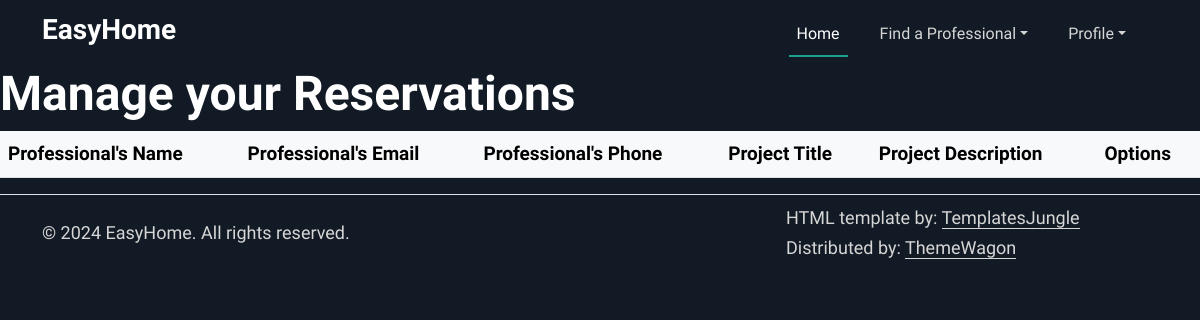
Page /manageReservations (signed in) on the earlier database version.
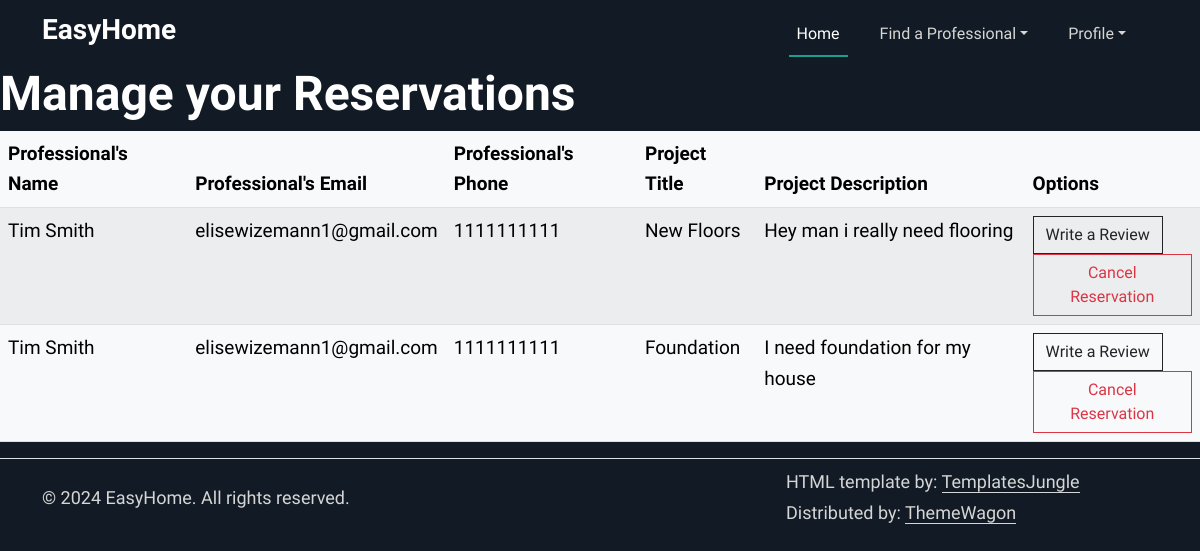
Same page on the later database version.
### tables this page shows
CREATE TABLE workDetails (
        id INTEGER PRIMARY KEY AUTOINCREMENT,
        work_name VARCHAR2(50),
        work_description VARCHAR2(100),
        user_id INTEGER NOT NULL,
        professional_id INTEGER NOT NULL,
        FOREIGN KEY (user_id) REFERENCES users(id),
        FOREIGN KEY (professional_id) REFERENCES professionals(id)
    );

CREATE TABLE users (
                id INTEGER PRIMARY KEY AUTOINCREMENT,
                first_name VARCHAR2(25) NOT NULL,
                middle_name VARCHAR2(15),
                last_name VARCHAR2(25) NOT NULL,
                gender CHAR(1) CHECK (gender IN ('M','F','O')) NOT NULL,
                phone_number VARCHAR2(12) NOT NULL,
                email VARCHAR2(50) NOT NULL,
                password VARCHAR2(50) NOT NULL,
                street_number VARCHAR2(10),
                street_name VARCHAR2(35),
                town VARCHAR2(30),
                state CHAR(2),
                zip_code NUMBER(5),
                user_type VARCHAR2(20) CHECK (user_type IN ('customer','professional')) DEFAULT 'customer'
            );

### app.py (the view)
@app.route("/manageReservations")
@login_required
def manageReservations():
    reserved = get_work_details_by_user(current_user.id)
    print(reserved)
    return render_template("manageReservations.html", reservations = reserved)

### app.py (called while the page is built)
@login_manager.user_loader
def load_user(user_id):
    try:
        conn = sqlite3.connect('database.db')
        conn.row_factory = sqlite3.Row
        c = conn.cursor()
        c.execute("SELECT * FROM users WHERE id = ?", (user_id,))
        user_row = c.fetchone()
        return User(user_row) if user_row else None
    except sqlite3.Error as e:
        print(f"Error retrieving user by ID: {e}")
        return None
    finally:
        if conn:
            conn.close()

def get_work_details_by_user(user_id):
    try:
        conn = sqlite3.connect("database.db")
        conn.row_factory = sqlite3.Row
        c = conn.cursor()
        c.execute("""
            SELECT wd.id AS work_id, wd.work_name, wd.work_description,
                   wd.professional_id,
                   p.id AS professional_primary_key,
                   u.first_name, u.last_name, u.email, u.phone_number
            FROM workDetails wd
            JOIN users u ON wd.professional_id = u.id
            LEFT JOIN professionals p ON wd.professional_id = p.user_id
            WHERE wd.user_id = ?
        """, (user_id,))
        work_rows = c.fetchall()  # Fetch the data BEFORE closing the connection
        return work_rows
    except sqlite3.Error as e:
        print(f"Error fetching work details: {e}")
        return None
    finally:
        if conn:
            conn.close()

### templates/manageReservations.html (shortened to what this page needs)
{%extends "base.html"%}
{%block content%}
<section id="start">
<div class="row">
    <h2>Manage your Reservations</h2>
    <div class="main">
    <table class="table table-striped table-light">
      <thead>
        <tr>
          <th scope="col">Professional's Name</th>
          <th scope="col">Professional's Email</th>
          <th scope="col">Professional's Phone</th>
          <th scope="col">Project Title</th>
          <th scope="col">Project Description</th>
          <th scope="col">Options</th>
        </tr>
      </thead>
      <tbody>
        {% for reserve in reservations %}
        <tr>
            <td>{{ reserve.first_name }} {{reserve.last_name}}</td>
            <td>{{ reserve.email}}</td>
            <td>{{ reserve.phone_number}}</td>
            <td>{{ reserve.work_name }}</td>
            <td>{{ reserve.work_description }}</td>
            <td>
                <a href="/submit_review/{{reserve.professional_primary_key}}" class="btn btn-outline-dark">Write a Review</a>
                <form action="{{ url_for('cancel_reservation') }}" method="post">
                  <button type="submit" class="btn btn-outline-danger">
                      Cancel Reservation
                  </button>
              </form>
            </td>
        </tr>
        {% endfor %}
    </tbody>
    </table>
  </div>
  </section>
{%endblock%}

### templates/base.html (shortened to what this page needs)
<!doctype html>
<html lang="en">
<head>
  <link rel="stylesheet" type="text/css" href="{{ url_for('static', filename='assets/css/vendor.css') }}">
  <link rel="stylesheet" href="https://cdn.jsdelivr.net/npm/swiper@9/swiper-bundle.min.css" />
  <link rel="stylesheet" href="https://cdn.jsdelivr.net/npm/bootstrap-icons@1.5.0/font/bootstrap-icons.css">
  <link href="https://cdn.jsdelivr.net/npm/bootstrap@5.2.3/dist/css/bootstrap.min.css" rel="stylesheet"
>
    <link rel="stylesheet" href="{{ url_for('static', filename='assets/css/style.css') }}">
</head>
<body data-bs-spy="scroll" data-bs-target="#navbar-example2" tabindex="0">
  <header id="nav" class="site-header position-fixed text-white bg-dark">
    <nav id="navbar-example2" class="navbar navbar-expand-lg py-2">
      <div class="container ">
        <a class="navbar-brand" href="/"><h3>EasyHome</h3></a>
        <div class="offcanvas offcanvas-end" tabindex="-1" id="offcanvasNavbar2"
          aria-labelledby="offcanvasNavbar2Label">
          <div class="offcanvas-body">
            <ul class="navbar-nav align-items-center justify-content-end align-items-center flex-grow-1 ">
              <li class="nav-item">
                <a class="nav-link active me-md-4" href="/">Home</a>
              </li>
              <li class="nav-item dropdown ">
                <a class="nav-link me-md-4 text-center dropdown-toggle" data-bs-toggle="dropdown" href="#" role="button"
                  aria-expanded="false">Find a Professional</a>
              </li>
                {%if current_user.first_name != null%}
                <li class="nav-item dropdown ">
                  <a class="nav-link me-md-4 text-center dropdown-toggle" data-bs-toggle="dropdown" href="#" role="button"
                    aria-expanded="false">Profile</a>
                </li>
                {%else%}
                <li class="nav-item">
                  <a class="nav-link mx-md-4" href="/login">Login</a>
                </li>
                {%endif%}
            </ul>
          </div>
        </div>
      </div>
    </nav>
  </header>
  {%block content%}
  {%endblock%}
    <footer class="d-flex flex-wrap justify-content-between align-items-center border-top"></footer>
    <div class="container">
      <footer class="d-flex flex-wrap justify-content-between align-items-center py-2 ">
        <div class="col-md-8 d-flex align-items-center">
          <p>© 2024 EasyHome. All rights reserved.</p>
        </div>
        <div class="col-md-4 d-flex align-items-center">
          <p>HTML template by: <a rel="noopener" href="https://templatesjungle.com/" class="link-primary"
              target="_blank">TemplatesJungle</a> <br> Distributed by: <a rel="noopener" href="https://themewagon.com" class="link-primary"
              target="_blank">ThemeWagon</a></p>
        </div>
      </footer>
    </div>
    <link rel="stylesheet" href="https://cdnjs.cloudflare.com/ajax/libs/font-awesome/5.15.4/css/all.min.css">
</body>
</html>

### static/assets/css/style.css (style rules this page uses)
:root { --accent-color: #1AA090; --dark-color: #121B25; --grey-color: #83898F; --body-text-color: #FFFFFF; --light-text-color: #D6D6D6; --link-color: #092035; }
body { padding-top: 65px; font-family: 'Work Sans', sans-serif; font-weight: 400; font-size: 19px; line-height: 1.6em; color: var(--body-text-color); background-color: var(--dark-color); }
h1, .h1, h2, .h2, h3, .h3, h4, .h4, h5, .h5, h6, .h6 { font-family: 'Work Sans', sans-serif; font-weight: 600; color: var(--body-text-color); }
h2, .h2 { font-size: 48px; }
ul { padding: 0; }
p { font-family: 'Work Sans', sans-serif; color: var(--light-text-color); font-size: 18px; }
a { color: var(--light-text-color); text-decoration: none; transition: all 0.3s ease-out; }
.btn { --bs-btn-border-radius: 0 rem; }
.text-white .nav-link.active, .text-white .nav-link:focus, .text-white .nav-link:hover { color: var(----body-text-color); }
.nav-link.active, .nav-link:focus, .nav-link:hover { color: var(----body-text-color); }
.nav-link { color: var(--light-text-color); font-size: 16px; position: relative; }
.nav-link:not(.dropdown-toggle):after { content: ''; position: absolute; left: 0; bottom: 0; width: 0; background: var(--accent-color); border-bottom: 2px solid var(--accent-color); transition: width 0.3s ease-out; }
.nav-link.active:after { width: 100%; }
.bg-dark { background-color: var(--dark-color) !important; }
.site-header { position: fixed; top: 0; width: 100%; z-index: 99999; transition: background 0.3s ease-out; }
a.navbar-brand { color: var(--body-text-color); }
a.nav-link.dropdown-toggle { color: #D6D6D6; font-size: 16px; }
.link-primary { color: var(--light-text-color) !important; border-bottom: 1px solid var(--light-text-color); }

Differences in the rows shown:
added workDetails: first_name "Tim", last_name "Smith", email "elisewizemann1@gmail.com", phone_number "1111111111", work_name "New Floors", work_description "Hey man i really need flooring"
added workDetails: first_name "Tim", last_name "Smith", email "elisewizemann1@gmail.com", phone_number "1111111111", work_name "Foundation", work_description "I need foundation for my house"
